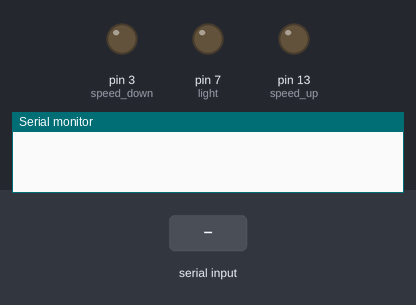
A sketch run on a simulated Arduino Uno, built with avr-gcc and run on an emulated ATmega328P. Shown: output pins drawn as LEDs (lit = HIGH), the last lines printed to the serial monitor. The test bench sets the inputs (shaded band).

Above: at 1.2 s.
1.3 s: "3" received over Serial
At 2.2 s:
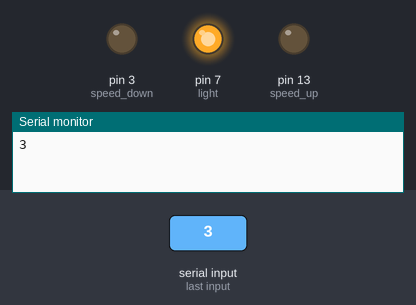
2.8 s: "5" received over Serial
At 4.1 s:
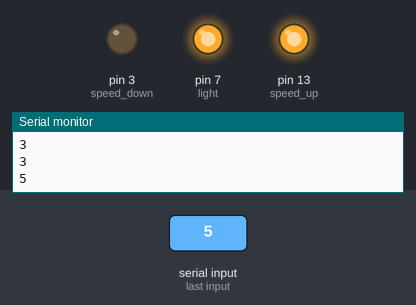
4.8 s: "1" received over Serial
At 6.0 s:
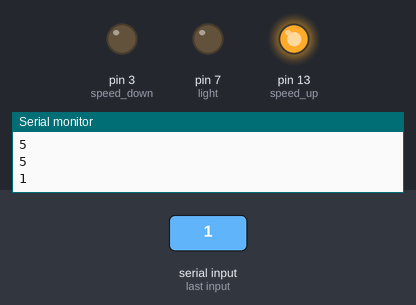
6.8 s: "7" received over Serial
At 7.9 s:
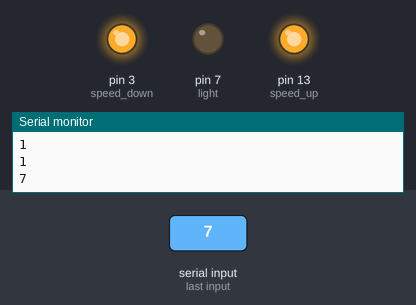
8.8 s: "6" received over Serial
At 9.8 s:
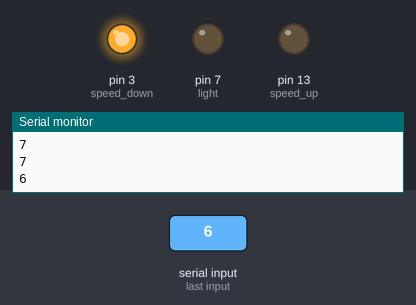
10.8 s: "8" received over Serial
At 11.7 s:
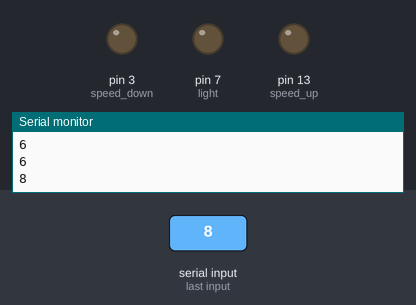
Timing chart, 0 to 13.8 s (numbered marks = the images above; inputs shaded):
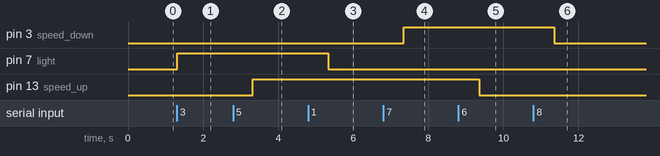

The sketch:

SMART_SOLAR_RECHARGEABLE_STANDING_FAN.ino
```cpp
int power = 8;
int light = 7;
int speed_up = 13;
int speed_down = 3;
String readString;

void setup() {
  Serial.begin(9600);            //Set rate for communicating with phone

  pinMode(power, OUTPUT);
  pinMode(light, OUTPUT);
  pinMode(speed_up, OUTPUT);
  pinMode(speed_down, OUTPUT);


}

void loop() {
  while (Serial.available())   //Check if there are available bytes to read
  {
    delay(10);                 //Delay to make it stable
    char c = Serial.read();    //Conduct a serial read
    if (c == '#') {
      break;                   //Stop the loop once # is detected after a word
    }
    readString = c;                //Means readString = readString + c
  }

  if (readString.length() > 0)
  {
    Serial.println(readString);
    if (readString == "4") {
      digitalWrite(power, HIGH);
      delay(1000);
    }

    else if (readString == "2") {
      digitalWrite(power, LOW);
      delay(1000);
    }

    else if (readString == "3") {
      digitalWrite(light, HIGH);
      delay(1000);
    }

    else if (readString == "1") {
      digitalWrite(light, LOW);
      delay(1000);
    }

    else if (readString == "5") {
      digitalWrite(speed_up, HIGH);
      delay(1000);
    }


    else if (readString == "6") {
      digitalWrite(speed_up, LOW);
      delay(1000);
    }


    else if (readString == "7") {
      digitalWrite(speed_down, HIGH);
      delay(1000);
    }


    else if (readString == "8") {
      digitalWrite(speed_down, LOW);
      delay(1000);
    }


    }
}
```

Measured:
- after the input at 1.3 s, pin 7 (light): LOW → HIGH at once
- after the input at 2.8 s, pin 13 (speed_up): LOW → HIGH after 0.52 s
- after the input at 4.8 s, pin 7 (light): HIGH → LOW after 0.53 s
- after the input at 6.8 s, pin 3 (speed_down): LOW → HIGH after 0.54 s
- after the input at 8.8 s, pin 13 (speed_up): HIGH → LOW after 0.55 s
- after the input at 10.8 s, pin 3 (speed_down): HIGH → LOW after 0.56 s
